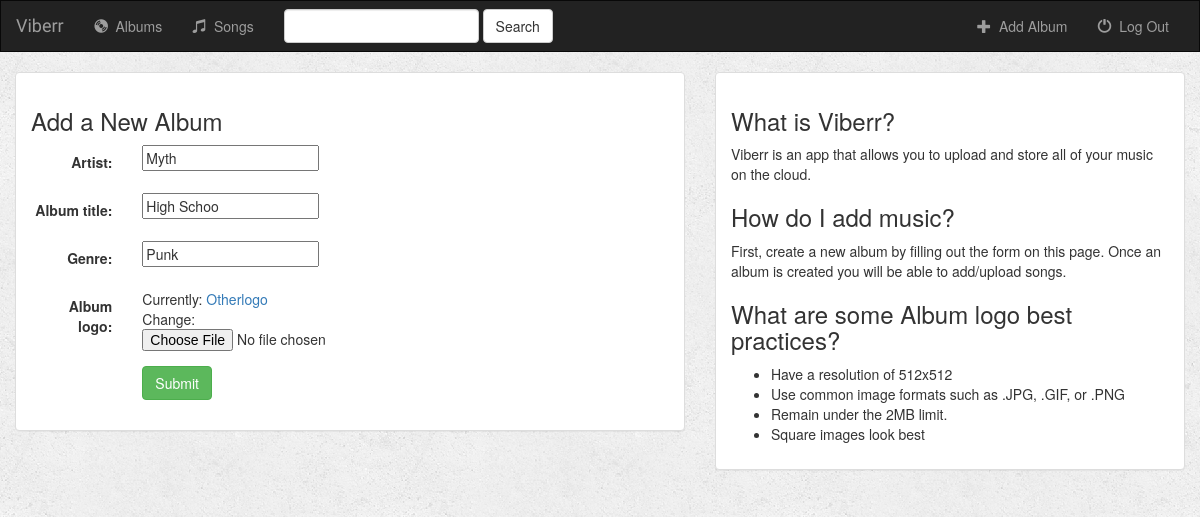
Before: /music/album/2/ with the older database file.
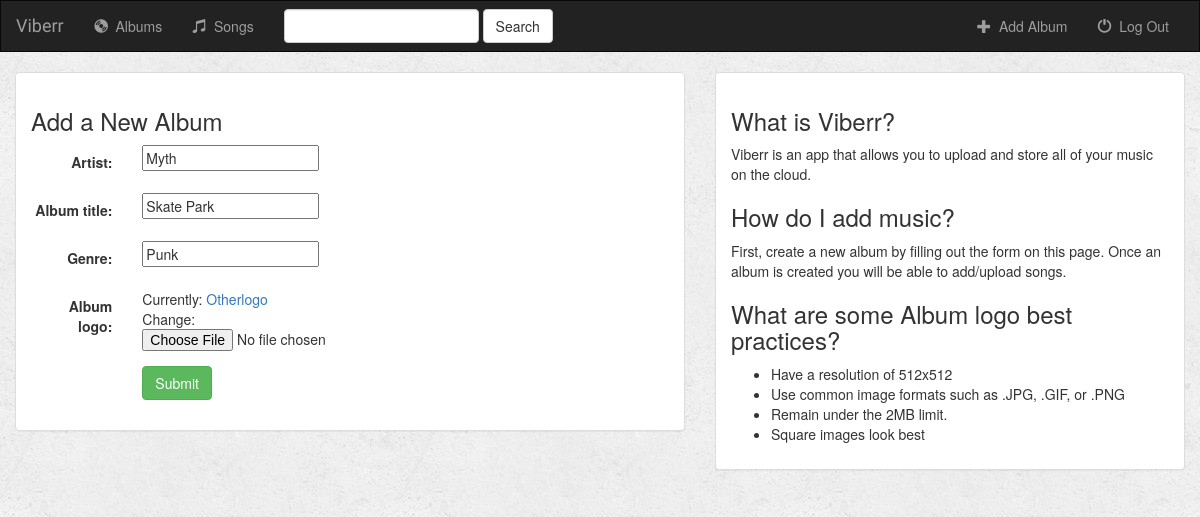
After: the same page with the newer database file.
### music/models.py (models this page shows, shortened)
class Album(models.Model):
    artist = models.CharField(max_length=250)
    album_title = models.CharField(max_length=500)
    genre = models.CharField(max_length=100)
    album_logo = models.FileField()

### music/views.py (the view)
# urls.py: url(r'^album/(?P<pk>[0-9]+)/$', views.AlbumUpdate.as_view(),
class AlbumUpdate(UpdateView):
    model = Album
    fields = ['artist', 'album_title', 'genre', 'album_logo']

### music/templates/music/album_form.html (shortened to what this page needs)
{% extends 'music/base.html' %}
{% block body %}
    <div class="container-fluid">
        <div class="row">
            <div class="col-sm-12 col-md-7">
                <div class="panel panel-default">
                    <div class="panel-body">
                        <h3>Add a New Album</h3>
                        <form class="form-horizontal" role="form" action=""
                              method="post" enctype="multipart/form-data">
                            {% include 'music/form_template.html' %}
                            <div class="form-group">
                                <div class="col-sm-offset-2 col-sm-10">
                                    <button type="submit"
                                            class="btn btn-success">Submit
                                    </button>
                                </div>
                            </div>
                        </form>
                    </div>
                </div>
            </div>
            <div class="col-sm-12 col-md-5">
                <div class="panel panel-default">
                    <div class="panel-body">
                        <h3>What is Viberr?</h3>
                        <p>Viberr is an app that allows you to upload and store
                            all of your music on the cloud.</p>
                        <h3>How do I add music?</h3>
                        <p>First, create a new album by filling out the form on
                            this page. Once an album is created you will be
                            able to add/upload songs.</p>
                        <h3>What are some Album logo best practices?</h3>
                        <ul>
                            <li>Have a resolution of 512x512</li>
                            <li>Use common image formats such as .JPG, .GIF, or
                                .PNG
                            </li>
                            <li>Remain under the 2MB limit.</li>
                            <li>Square images look best</li>
                        </ul>
                    </div>
                </div>
            </div>
        </div>
    </div>
{% endblock %}

### music/templates/music/form_template.html (shortened to what this page needs)
{% for field in form %}
    <div class="form-group">
        <div class="col-sm-offset-2 col-sm-10">
        </div>
        <label class="control-label col-sm-2" for="song_title">{{ field.label_tag }}</label>
        <div class="col-sm-10">{{ field }}</div>
    </div>
{% endfor %}

Changed rows visible on the page:
changed Album "Myth": album_title "High Schoo" → "Skate Park"
